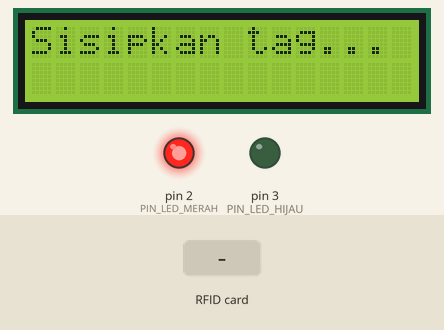
A sketch run on a simulated Arduino Uno, built with avr-gcc and run on an emulated ATmega328P. Shown: 16×2 character LCD, output pins drawn as LEDs (lit = HIGH). The inputs (shaded band) are chosen by the test bench. Pins used as bus, display or sensor lines are not drawn; what the sketch prints to the serial monitor is not drawn.

Above: at 1.3 s.
1.4 s: RFID card 44 9F 14 A5 held to the reader
At 1.9 s:
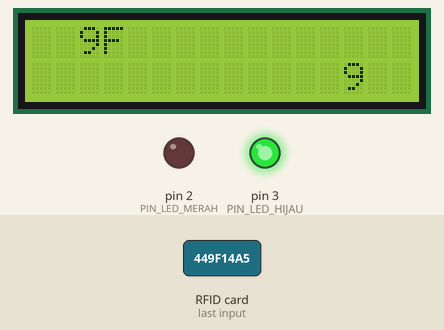
4.4 s: RFID card 79 A3 31 3B held to the reader
At 6.5 s:
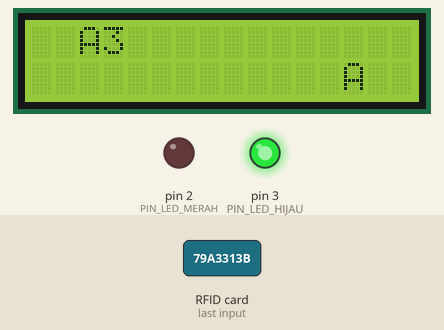
7.1 s: RFID card 04 80 6C DB held to the reader
At 11.2 s:
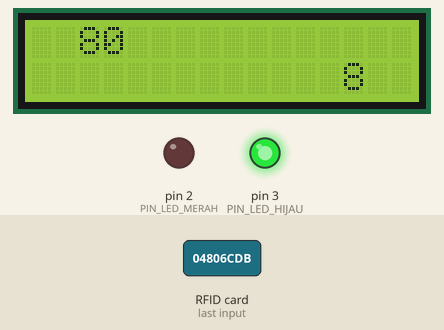
Timing chart, 0 to 15.3 s (numbered marks = the images above; inputs shaded):
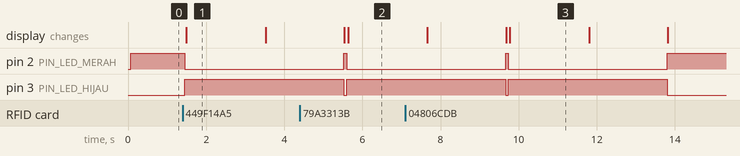

Measured:
- after the input at 1.4 s, pin 2 (PIN_LED_MERAH): HIGH → LOW after 0.05 s; pin 3 (PIN_LED_HIJAU): LOW → HIGH after 0.05 s; the display: changes after 0.09 s (image 1)
- after the input at 4.4 s, the display: first differs from a run without the input after 1.2 s (image 2)
- after the input at 7.1 s, the display: first differs from a run without the input after 2.7 s (image 3)
- what the display in image 1 shows lasts 2.0 s, from 1.5 s to 3.5 s

The sketch:

aksesTag.ino
```cpp
// -------------------------------------
// Contoh aplikasi tag untuk mengakses
//   suatu tempat
// -------------------------------------

#include <SPI.h>
#include <MFRC522.h>
#include <Wire.h>
#include <LiquidCrystal_I2C.h>

const int PIN_RST = 9;
const int PIN_SS  = 10; // Pin SDA atau NSS
const int PIN_LED_HIJAU = 3;
const int PIN_LED_MERAH = 2;

String idTag = ""; // UID tag
String validUID[4] = {
  "449F14A5", // Ubah dengan UID tag Anda
  "79A3313B", // Ubah dengan UID tag Anda
  "04806CDB", // Ubah dengan UID tag Anda
  "3CC29302"  // Ubah dengan UID tag Anda
};

// Pembuatan objek MFRC522
MFRC522 mfrc522(PIN_SS, PIN_RST);

// Pembuatan objek untuk LCD
LiquidCrystal_I2C lcd(0x27, 16, 2);

void setup() {
  lcd.begin();
  pinMode(PIN_LED_MERAH, OUTPUT);
  pinMode(PIN_LED_HIJAU, OUTPUT);
  digitalWrite(PIN_LED_MERAH, HIGH);
  digitalWrite(PIN_LED_HIJAU, LOW);

  Serial.begin(9600);
  SPI.begin();
  mfrc522.PCD_Init(); // Inisialisasi MFRC522

  // Pemeriksaan versi software MFRC555
  byte versi = mfrc522.PCD_ReadRegister(
                  mfrc522.VersionReg);
  if (versi == 0x00 or versi == 0xFF) {
    Serial.println("Modul RFID tidak dikenal");
    while (true); // Abaikan perintah-2 berikutnya
  }

   Serial.println("Siap untuk membaca tag");
}

void loop() {
  lcd.setCursor(0, 0);
  lcd.print("Sisipkan tag... ");

  mfrc522.PCD_Init();

  // Cek untuk kartu yang baru disisipkan
  if (!mfrc522.PICC_IsNewCardPresent())
    return;

  // Jika nomor tag tidak diperoleh
  if (!mfrc522.PICC_ReadCardSerial())
    return;

  // Peroleh identitas tag
  idTag = "";
  for (byte j = 0; j < mfrc522.uid.size; j++) {
    char teksHeksa[3];
    sprintf(teksHeksa, "%02X",
            mfrc522.uid.uidByte[j]);
    idTag = idTag + teksHeksa;
  }

  // Pengujian tag
  boolean ditemukan = false;
  for (byte i = 0; i < 4; i++) {
    if (validUID[i] == idTag) {
      ditemukan = true;
      break;
    }
  }

  Serial.print(idTag);
  Serial.print(": ");

  if (ditemukan) {
    Serial.println("Diterima");

    digitalWrite(PIN_LED_MERAH, LOW);
    digitalWrite(PIN_LED_HIJAU, HIGH);

    String nama1 = bacaBlok(1);
    String nama2 = bacaBlok(2);
    lcd.setCursor(0, 0);
    lcd.print(nama1);
    lcd.setCursor(0, 1);
    lcd.print(nama2);
    delay(2000);

    lcd.setCursor(0, 0);
    lcd.print("Akses diterima  ");
    lcd.setCursor(0, 1);
    lcd.print("                ");

    delay(2000);
  }
  else {
    Serial.println("Ditolak");

    lcd.setCursor(0, 0);
    lcd.print("Akses Ditolak   ");
    lcd.setCursor(0, 1);
    lcd.print("                ");
    delay(4000);
  }

  // Matikan LED hijau dan nyalakan LED merah
  digitalWrite(PIN_LED_HIJAU, LOW);
  digitalWrite(PIN_LED_MERAH, HIGH);
}

String bacaBlok(byte blok) {
  MFRC522::MIFARE_Key key;
  for (byte i = 0; i < 6; i++) key.keyByte[i] = 0xFF;

  MFRC522::StatusCode status;
  status = mfrc522.PCD_Authenticate(
             MFRC522::PICC_CMD_MF_AUTH_KEY_A,
             blok, &key, &(mfrc522.uid));
  if (status != MFRC522::STATUS_OK) {
    Serial.println("Otentikasi gagal... ");
    return "";
  }
  else
    Serial.println("Otentikasi berhasil...");

  byte buffer[18];
  byte jumByte = sizeof(buffer);

  status = (MFRC522::StatusCode) mfrc522.MIFARE_Read(
                                   blok, buffer, &jumByte);
  if (status != MFRC522::STATUS_OK) {
    Serial.print("Gagal membaca data");
    return "";
  }

  String hasil = "";
  for (int j = 0; j < 16; j++)
    hasil = hasil + (char)buffer[j];

  return hasil;
}
```
